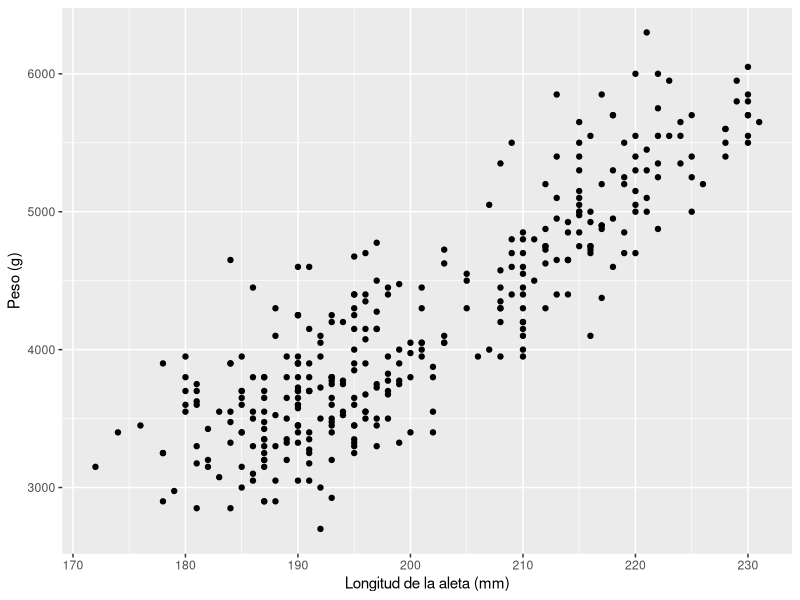
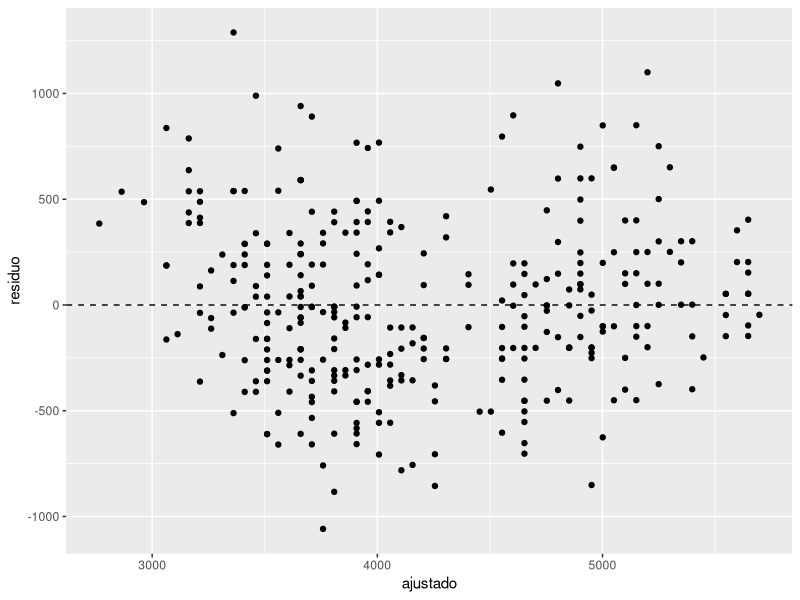
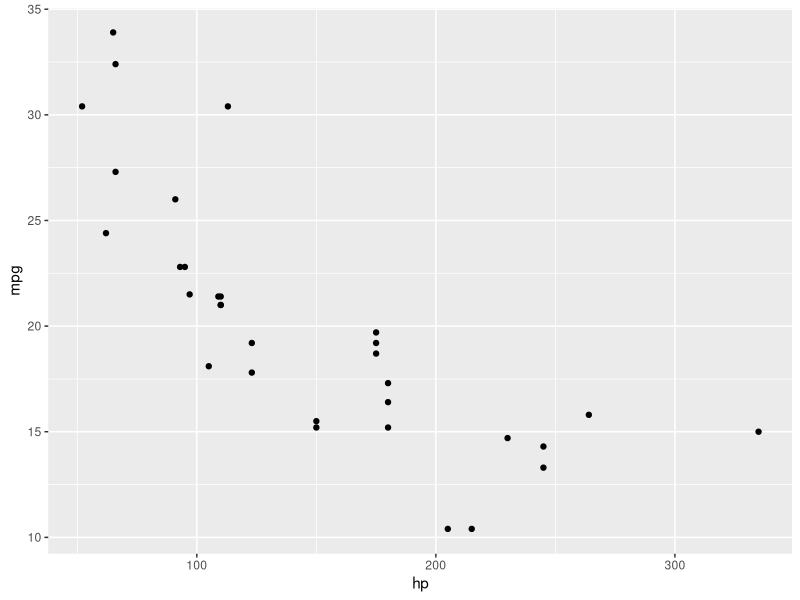

The R script that drew these images, in order:
## ---- chunk 1
library(tidyverse)
library(palmerpenguins)
## ---- chunk 2
#| label: fig-lab-disp
#| fig-cap: "Peso frente a longitud de la aleta."
ggplot(penguins, aes(x = flipper_length_mm, y = body_mass_g)) +
  geom_point(na.rm = TRUE) +
  labs(x = "Longitud de la aleta (mm)", y = "Peso (g)")
## ---- chunk 3
cor(penguins$flipper_length_mm, penguins$body_mass_g, use = "complete.obs")
cor.test(penguins$flipper_length_mm, penguins$body_mass_g)
## ---- chunk 4
modelo <- lm(body_mass_g ~ flipper_length_mm, data = penguins)
summary(modelo)
## ---- chunk 5
predict(modelo, newdata = data.frame(flipper_length_mm = c(190, 200, 210)))
## ---- chunk 6
#| label: fig-lab-res
#| fig-cap: "Residuos del modelo."
datos_res <- data.frame(ajustado = fitted(modelo), residuo = resid(modelo))
ggplot(datos_res, aes(ajustado, residuo)) +
  geom_point() +
  geom_hline(yintercept = 0, linetype = "dashed")
## ---- chunk 7
# 1
cor(mtcars$hp, mtcars$mpg)
ggplot(mtcars, aes(hp, mpg)) + geom_point()

# 2
m_hp <- lm(mpg ~ hp, data = mtcars)
m_wt <- lm(mpg ~ wt, data = mtcars)
summary(m_hp)$r.squared
summary(m_wt)$r.squared

# 3
predict(m_hp, data.frame(hp = 150), interval = "prediction")

# 4
summary(lm(bill_length_mm ~ body_mass_g, data = penguins))

# 5
penguins |>
  group_by(species) |>
  summarise(r = cor(flipper_length_mm, body_mass_g, use = "complete.obs"))
